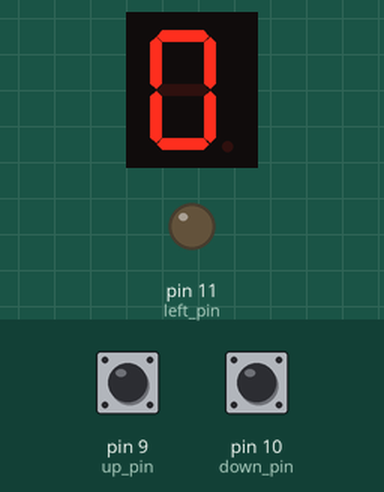
This sketch was run on a simulated Arduino Nano, built with avr-gcc and run on an emulated ATmega328P. On the bench: 1-digit seven-segment display, output pins drawn as LEDs (lit = HIGH). Wiring (inferred from the names in the program): 1-digit 7-segment display, segments lit when HIGH: segments pin 2, pin 3, pin 4, pin 5, pin 6, pin 7, pin 8. The test bench sets the inputs (shaded band); at power-on: pin 10 (down_pin) LOW, pin 9 (up_pin) LOW. The segment pins are drawn as the display they are named for; pins used as bus, display or sensor lines are not drawn.

Above: at 1.2 s.
1.3 s: pin 10 (down_pin) pulled HIGH for 3.2 s
At 2.3 s:
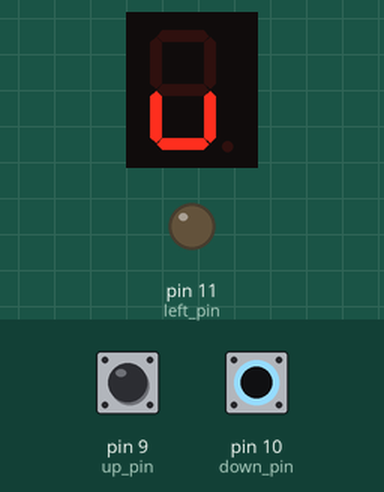
6.0 s: pin 9 (up_pin) pulled HIGH for 1 s
At 7.6 s:
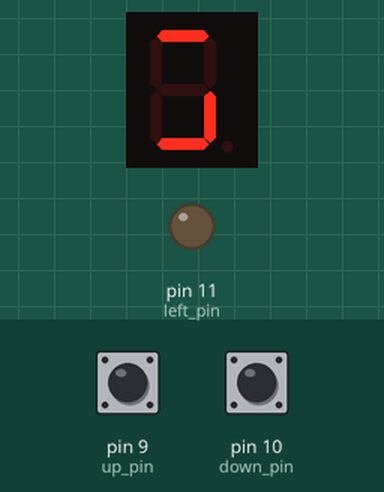
8.5 s: pin 9 (up_pin) pulled HIGH for 3.2 s
At 9.1 s:
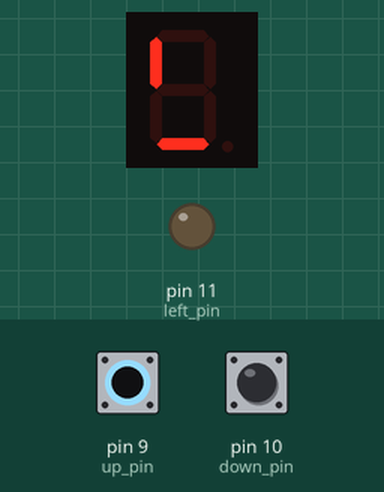
13.2 s: pin 9 (up_pin) pulled HIGH for 1 s
At 15.4 s:
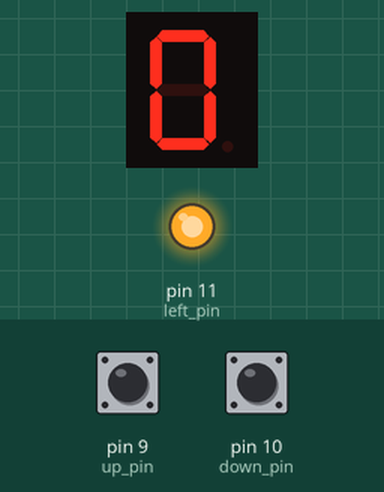
15.7 s: pin 10 (down_pin) pulled HIGH for 0.25 s
At 16.9 s:
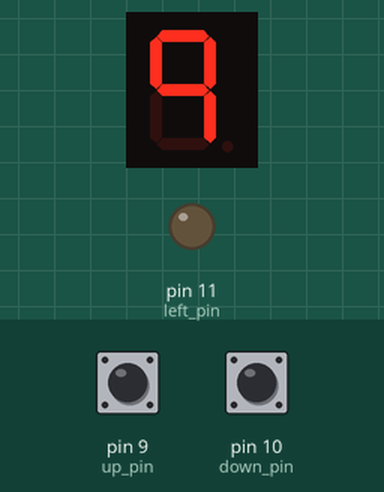
Timing chart, 0 to 18.5 s (numbered marks = the images above; inputs shaded):
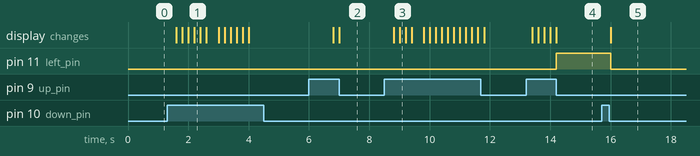

The sketch:

score_board_with_2_nano.ino
```cpp
/*
PRODDEC
Score board code for arduino nano
Here we have two seven segment-left seven segment and right seven segment
*/
int num_array[10][7] = {  { 1,1,1,1,1,1,0 },    // 0
                          { 0,1,1,0,0,0,0 },    // 1
                          { 1,1,0,1,1,0,1 },    // 2
                          { 1,1,1,1,0,0,1 },    // 3
                          { 0,1,1,0,0,1,1 },    // 4
                          { 1,0,1,1,0,1,1 },    // 5
                          { 1,0,1,1,1,1,1 },    // 6
                          { 1,1,1,0,0,0,0 },    // 7
                          { 1,1,1,1,1,1,1 },    // 8
                          { 1,1,1,0,0,1,1 }};   // 9

//declare the pins of the left 7 segment
int r_pins[7]={2,3,4,5,6,7,8};
int left_pin=11; // pin for left segment
void clear_data(); //function for clearing the screen.
void calculate(int); //functions for calculating the left and right digit of score board
void data_write(int,int);   //functions for writing left and right segment
int up_pin=9; //button pin for increment the score
int down_pin=10; //button pin for decrement the score
int read_down=0; //variable to read the state of the down button
int read_up=0;  //variable to read the state of the up button
int score=0; //variable to store the actual score
int r_score=0;  //varible to store the second digit of score
int l_score=0; // variable to activate the left side
void setup()
{
    pinMode(up_pin,INPUT);
    pinMode(down_pin,INPUT);
    pinMode(left_pin,OUTPUT);

    //setting right pins as output
    for(int i=0;i<7;i++)
    {
        pinMode(r_pins[i],OUTPUT);
    }
    data_write(0,0);


}
void loop()
{
    read_up=digitalRead(up_pin);
    read_down=digitalRead(down_pin);
    delay(200);
    if (read_up==1)
    {
        score+=1;
        read_up=0;
        calculate(score);
    }
    else if (read_down==1)
    {
        score-=1;
        read_down=0;
        calculate(score);
    }


}

void calculate(int score)
{
    if (score<10)
    {
        r_score=score;
        l_score=0;
    }
    else
    {
       r_score=score%10;
       l_score=1;
    }
    clear_data();
    data_write(l_score,r_score);


}

//function to clear the data on the segment
void clear_data()
{
    for (int j=0; j < 7; j++)
    {
        digitalWrite(r_pins[j],0);
    }

}


void data_write(int left,int right)
{
    for (int j=0; j < 7; j++)
    {
        digitalWrite(r_pins[j], num_array[right][j]);
    }
    if (left==1)
    {
      digitalWrite(left_pin,1);
    }
     else if (left==0)
    {
      digitalWrite(left_pin,0);
    }


}
```

Measured:
- after the input at 1.3 s, the display: first changes after 0.30 s (image 1 shows a later state)
- after the input at 6.0 s, the display: first changes after 0.80 s (image 2 shows a later state)
- after the input at 8.5 s, the display: first changes after 0.30 s (image 3 shows a later state)
- after the input at 13.2 s, pin 11 (left_pin): LOW → HIGH after 1.0 s; the display: first changes after 0.20 s (image 4 shows a later state)
- after the input at 15.7 s, pin 11 (left_pin): HIGH → LOW after 0.30 s; the display: changes after 0.30 s (image 5)
